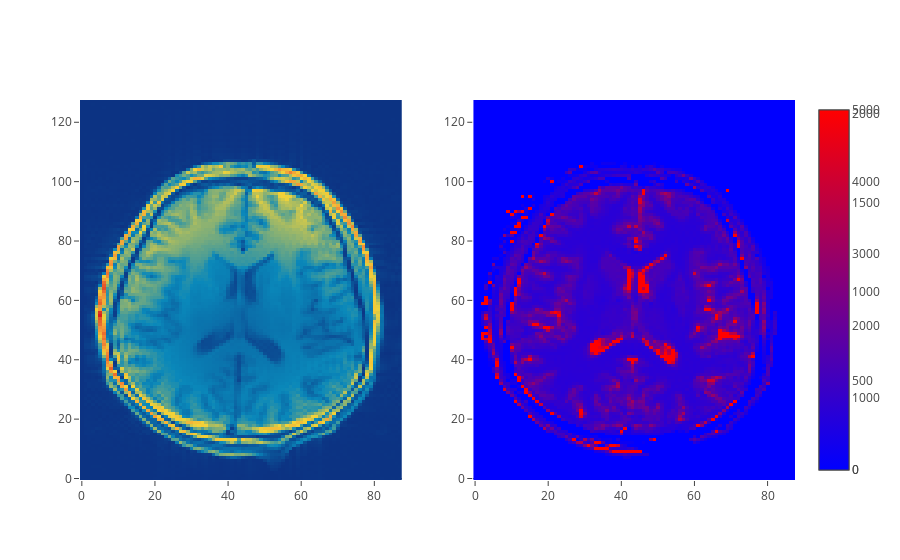

Notebook cell for this chart:
### Code cell
from plotly import tools
trace1 = go.Heatmap(x = xAxis,
                   y = yAxis,
                   z=TI_1030,
                   colorscale='Portland')
trace2 = go.Heatmap(x = xAxis,
                   y = yAxis,
                   z=t1Map,
                   colorscale='Bluered')

axis_template = dict(range = [0,127], autorange = False,
             showgrid = False, zeroline = False, showticklabels = False,
             ticks = '' )

layout = dict( margin = dict(t=200,r=200,b=200,l=200),
    xaxis = axis_template,
    yaxis = axis_template,
    showlegend = False,
    width = 700, height = 700,
    autosize = False )


fig = tools.make_subplots(rows=1, cols=2)

fig.append_trace(trace1, 1, 1)
fig.append_trace(trace2, 1, 2)

iplot(fig, filename = 'basic-heatmap', config = config)

### Figure 1 — Plotly figure (JSON) as saved in the notebook; plotly's stock layout.template omitted (floating-point values rounded to 4 significant figures; data arrays with more than 128 entries replaced by an {"elided": "..."} marker saying what was removed)
{"data": [{"colorscale": "Portland", "type": "heatmap", "uid": "e78b6fd0-c295-11e8-bd23-be5e148a07fa", "x": [0, 1, 2, 3, 4, 5, 6, 7, 8, 9, 10, 11, 12, 13, 14, 15, 16, 17, 18, 19, 20, 21, 22, 23, 24, 25, 26, 27, 28, 29, 30, 31, 32, 33, 34, 35, 36, 37, 38, 39, 40, 41, 42, 43, 44, 45, 46, 47, 48, 49, 50, 51, 52, 53, 54, 55, 56, 57, 58, 59, 60, 61, 62, 63, 64, 65, 66, 67, 68, 69, 70, 71, 72, 73, 74, 75, 76, 77, 78, 79, 80, 81, 82, 83, 84, 85, 86, 87], "xaxis": "x", "y": [0, 1, 2, 3, 4, 5, 6, 7, 8, 9, 10, 11, 12, 13, 14, 15, 16, 17, 18, 19, 20, 21, 22, 23, 24, 25, 26, 27, 28, 29, 30, 31, 32, 33, 34, 35, 36, 37, 38, 39, 40, 41, 42, 43, 44, 45, 46, 47, 48, 49, 50, 51, 52, 53, 54, 55, 56, 57, 58, 59, 60, 61, 62, 63, 64, 65, 66, 67, 68, 69, 70, 71, 72, 73, 74, 75, 76, 77, 78, 79, 80, 81, 82, 83, 84, 85, 86, 87, 88, 89, 90, 91, 92, 93, 94, 95, 96, 97, 98, 99, 100, 101, 102, 103, 104, 105, 106, 107, 108, 109, 110, 111, 112, 113, 114, 115, 116, 117, 118, 119, 120, 121, 122, 123, 124, 125, 126, 127], "yaxis": "y", "z": {"elided": "128x88 float values"}}, {"colorscale": "Bluered", "type": "heatmap", "uid": "e78c21be-c295-11e8-bd23-be5e148a07fa", "x": [0, 1, 2, 3, 4, 5, 6, 7, 8, 9, 10, 11, 12, 13, 14, 15, 16, 17, 18, 19, 20, 21, 22, 23, 24, 25, 26, 27, 28, 29, 30, 31, 32, 33, 34, 35, 36, 37, 38, 39, 40, 41, 42, 43, 44, 45, 46, 47, 48, 49, 50, 51, 52, 53, 54, 55, 56, 57, 58, 59, 60, 61, 62, 63, 64, 65, 66, 67, 68, 69, 70, 71, 72, 73, 74, 75, 76, 77, 78, 79, 80, 81, 82, 83, 84, 85, 86, 87], "xaxis": "x2", "y": [0, 1, 2, 3, 4, 5, 6, 7, 8, 9, 10, 11, 12, 13, 14, 15, 16, 17, 18, 19, 20, 21, 22, 23, 24, 25, 26, 27, 28, 29, 30, 31, 32, 33, 34, 35, 36, 37, 38, 39, 40, 41, 42, 43, 44, 45, 46, 47, 48, 49, 50, 51, 52, 53, 54, 55, 56, 57, 58, 59, 60, 61, 62, 63, 64, 65, 66, 67, 68, 69, 70, 71, 72, 73, 74, 75, 76, 77, 78, 79, 80, 81, 82, 83, 84, 85, 86, 87, 88, 89, 90, 91, 92, 93, 94, 95, 96, 97, 98, 99, 100, 101, 102, 103, 104, 105, 106, 107, 108, 109, 110, 111, 112, 113, 114, 115, 116, 117, 118, 119, 120, 121, 122, 123, 124, 125, 126, 127], "yaxis": "y2", "z": {"elided": "128x88 float values"}}], "layout": {"xaxis": {"anchor": "y", "domain": [0, 0.45]}, "xaxis2": {"anchor": "y2", "domain": [0.55, 1]}, "yaxis": {"anchor": "x", "domain": [0, 1]}, "yaxis2": {"anchor": "x2", "domain": [0, 1]}}}
